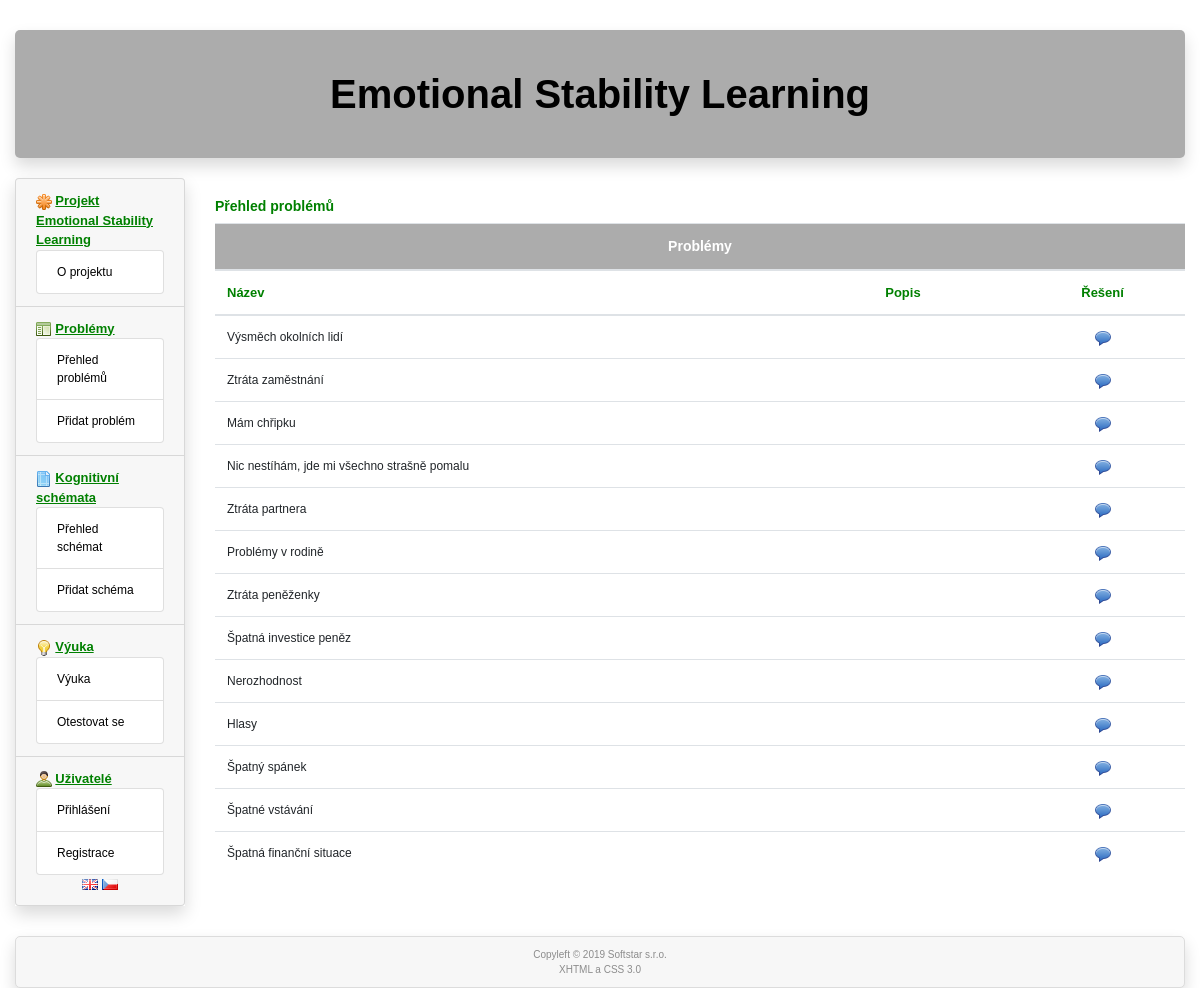
Screenshot of /cs/problem-overview with the database file from the repository.
### tables this page shows
CREATE TABLE `problem` (
  `id` int(11) NOT NULL,
  `id_lang` int(11) NOT NULL,
  `name` varchar(60) NOT NULL,
  `description` text,
  `deleted` int(1) NOT NULL DEFAULT '0'
);

### www/administrator/includes/index.php (called while the page is built, shortened)
<?php
  $uri = array($_SERVER['REQUEST_URI']);
  $tmp = preg_split("/\//", $uri[0]);
  $lang = $tmp[1];
  $router = RouterController::getInstance();
  $router->ctrMain(array($_SERVER['REQUEST_URI']));
  $router->showView();
?>

### www/administrator/includes/controllers/ProblemOverviewController.php (called while the page is built, shortened)
<?php
class ProblemOverviewController extends Controller
{
  public function ctrMain($parameters)
  {
    $problemModel = new ProblemModel();
    $problems = $problemModel->selectAll();
  }
}
?>

### www/administrator/models/DbModel.php (called while the page is built, shortened)
<?php
  class DbModel extends cdb
  {
    static private $instance = null;
    static function getInstance()
    {
      if (self::$instance == null)
      {
        self::$instance = new DbModel();
      }
      return self::$instance;
    }
    function selectOne($table, array $keys)
    {
      $query = "select * from $table where";
      $i = 0;
      foreach($keys as $name => $value)
      {
        if ($i)
        {
          $query .= " and $name=$value";
        }
        else
        {
          $query .= " $name=$value";
          $i = 1;
        }
      }
      $query .= ";";
      if (!$this->query($query))
      {
        RouterController::getInstance()->setError("DbModel::selectOne():".$this->get_error().'<br /><br />'.$query.'<br />');
      }
      $arr = $this->get_array();
      return $arr;
    }
    function selectArray(array $tables, array $collums, array $keys, $order = '')
    {
      $query = "select ";
      $i = 0;
      foreach($collums as $collum)
      {
        if ($i)
        {
          $query .= ", $collum";
        }
        else
        {
          $query .= "$collum";
          $i = 1;
        }
      }
      $query .= " from ";
      $i = 0;
      foreach($tables as $table)
      {
        if ($i)
        {
          $query .= ", $table";
        }
        else
        {
          $query .= "$table";
          $i = 1;
        }
      }
      if (!empty($keys))
      {
        $query .= " where";
        $i = 0;
        foreach($keys as $name => $value)
        {
          if ($i)
          {
            $query .= " and $name=$value";
          }
          else
          {
            $query .= " $name=$value";
            $i = 1;
          }
        }
      }
      if ($order != '') {
        $query .= " order by $order;";
      }
      else
      {
        $query .= ';';
      }
      if (!$this->query($query))
      {
        RouterController::getInstance()->setError('DbModel::selectArray():'.$this->get_error().'<br /><br />'.$query.'<br />');
      }
      else
      {
        $i = 0;
        while ($item=$this->get_array())
        {
          if (!empty($item))
          {
            $arr[$i] = $item;
            $i++;
          }
        }
      }
      return $arr;
    }
  }
?>

### www/administrator/models/ProblemModel.php (called while the page is built, shortened)
<?php
class ProblemModel
{
    public function selectAll()
    {
        global $lang;
        $db = DbModel::getInstance();
        $langModel = new LanguagesModel();
        $language = $langModel->selectByTextId("'".htmlspecialchars($lang, ENT_QUOTES)."'");
        $problems = $db->selectArray(array ('problem'), array ('*'), array ('id_lang' => $language['id']), 'id asc');
        return $problems;
    }
}
?>

### www/administrator/models/LanguagesModel.php (called while the page is built, shortened)
<?php
class LanguagesModel
{
  public function selectByTextId($id)
  {
      $db = DbModel::getInstance();
      $language = $db->selectOne('languages', array ('text_id' => $id));
      return $language;
  }
}
?>

### www/administrator/models/cdb.php (called while the page is built, shortened)
<?php
class cdb {
  private $data, $querystring, $error, $conn;
  public $server, $user, $password, $db_name;
  function __construct()
  {
    require("./administrator/cfg/sql.php");
    $this->conn = null;
  }
  function connect() {
    $options=array(
      PDO::ATTR_ERRMODE => PDO::ERRMODE_EXCEPTION,
      PDO::MYSQL_ATTR_INIT_COMMAND => "SET NAMES utf8"
      );
    try {
            $this->conn = @new PDO("mysql:host=".$this->server.";dbname=".$this->db_name, $this->user, $this->password, $options);
    } catch (PDOException $e) {
        $error = 'DB connection failed: ' . $e->getMessage();
    }
    return(1);
  }
  function query($sql) {
    $error = '';
    try {
      $this->data=$this->conn->prepare($sql);
    } catch (PDOException $e) {
      $error = 'Preparation of query failed: ' . $e->getMessage();
      $this->data=null;
    }
    $result2 = 0;
    if ($error == '')
    {
      try {
          $result2 = $this->data->execute();
      } catch (PDOException $e) {
          $error = 'Execution of query failed: ' . $e->getMessage();
          $this->data=null;
      }
    }
    else
    {
      $this->error = $error;
      $result2 = false;
    }
    if ($result2) { return 1; }
    else  {return 0;}
  }
  function get_array() {
    $arr = $this->data->fetch(PDO::FETCH_ASSOC);
    if (!empty($arr)) {return ($arr); }
    else { return 0; }
  }
};
?>

### www/administrator/cfg/sql.php (called while the page is built)
<?php
  $this->server='localhost';
  $this->user='emotions';
  $this->password='3M0710n5@#';
  $this->db_name='emotions';
?>

### www/administrator/includes/controllers/RouterController.php (called while the page is built, shortened)
<?php
class RouterController extends Controller
{
  protected $controller;
  private function camelNotation($text)
  {
    $sentence = str_replace('-', ' ', $text);
    $sentence = ucwords($sentence);
    $sentence = str_replace(' ', '', $sentence);
    return $sentence;
  }
  private function parseURL($url)
  {
    $parsedURL = parse_url($url);
    $parsedURL["path"] = ltrim($parsedURL["path"], "/");
    $parsedURL["path"] = trim($parsedURL["path"]);
    $divPath = explode("/", $parsedURL["path"]);
    return $divPath;
  }
  public function ctrMain($parameters)
  {
      $parsedURL = $this->parseURL($parameters[0]);
      global $expressions, $lang;
      $tmp = array_shift($parsedURL);
    if (empty($parsedURL[0]))
    {
      $this->controller = new HomePageController();
    }
    else
    {
      $view = array_shift($parsedURL);
      $controllerClass = $this->camelNotation($view) . 'Controller';
      if (file_exists('./administrator/includes/controllers/' . $controllerClass . '.php'))
      {
        if ($view == 'error')
        {
          $this->controller = new $controllerClass('');
        }
        else
        {
          $this->controller = new $controllerClass;
        }
      }
      else
      {
        $this->controller= new ErrorController($expressions['Error 404: page not found']);
      }
    }
    $this->controller->ctrMain($parsedURL);
  }
}
?>

### www/administrator/includes/views/problemOverview.phtml (the view)
<?php global $expressions, $lang; ?>
        <div class="col-sm-10">
          <h4><?=$expressions['Problems overview']?></h4>
          <?php
            $num=count($problems);
            if (!$num) {
          ?>
          <div class="message"><?=$expressions['There are not saved any problems']?></div>
          <?php
            } else {
          ?>
          <div class="table-responsive">
            <table class="table table-hover">
              <thead>
                <tr><th colspan="3" class="caption text-center"><?=$expressions['Problems']?></th></tr>
                <tr><th><?=$expressions['Name']?></th><th><?=$expressions['Description']?></th><th class="text-center"><?=$expressions['Solutions']?></th></tr>
              </thead>
              <tbody>
            <?php
              foreach ($problems as $problem) {
                if (!$problem['deleted']) {
            ?>
                   <tr>
                    <td><?php echo($problem['name']); ?></td>
                    <td><?php echo($problem['description']); ?></td>
                    <td class="text-center"><?php echo("<a href=\"http://".$this->siteName."/".$lang."/answer-overview/".$problem['id']."\">"); ?><img src="http://<?=$this->siteName?>/administrator/icons/comment.png" width="16" height="16" alt="answers"/></a></td>
                    </tr>
                <?php
                }
              } ?>
              </tbody>
            </table>
          </div>
      <?php }
          ?>
        </div>

### www/css/style.css (style rules this page uses)
body { font-family: 'Helvetica CE','Arial CE',sans-serif; font-size: 12px; }
h4 { font-size: 14px; font-weight: bold; color: green; margin-top: 20px; }
table thead tr th.caption { font-weight: bold; background-color: #acacac; color:white; font-size:14px; }
thead { font-size: 13px; font-weight: bold; color: green; }
td a { text-decoration: none; color: black; }
a { text-decoration: none; color: black; }
td { font-size: 12px!important; }

### rows the page displays
problem: name "Výsměch okolních lidí", deleted 0 (drawn)
problem: name "Ztráta zaměstnání", deleted 0 (drawn)
problem: name "Mám chřipku", deleted 0 (drawn)
problem: name "Nic nestíhám, jde mi všechno strašně pomalu", deleted 0 (drawn)
problem: name "Ztráta partnera", deleted 0 (drawn)
problem: name "Problémy v rodině", deleted 0 (drawn)
problem: name "Ztráta peněženky", deleted 0 (drawn)
problem: name "Špatná investice peněz", deleted 0 (drawn)
problem: name "Nerozhodnost", deleted 0 (drawn)
problem: name "Hlasy", deleted 0 (drawn)
problem: name "Špatný spánek", deleted 0 (drawn)
problem: name "Špatné vstávání", deleted 0 (drawn)
problem: name "Špatná finanční situace", deleted 0 (drawn)

### other values shown
$expressions['Project'] "Projekt"
$expressions['About project'] "O projektu"
$expressions['Problems'] "Problémy"
$expressions['Problems overview'] "Přehled problémů"
$expressions['Add problem'] "Přidat problém"
$expressions['Cognitive schemas'] "Kognitivní schémata"
$expressions['Schemas overview'] "Přehled schémat"
$expressions['Add schema'] "Přidat schéma"
$expressions['Learning'] "Výuka"
$expressions['Test yourselves'] "Otestovat se"
$expressions['Users'] "Uživatelé"
$expressions['Login'] "Přihlášení"
$expressions['Registration'] "Registrace"
$expressions['Name'] "Název"
$expressions['Description'] "Popis"
